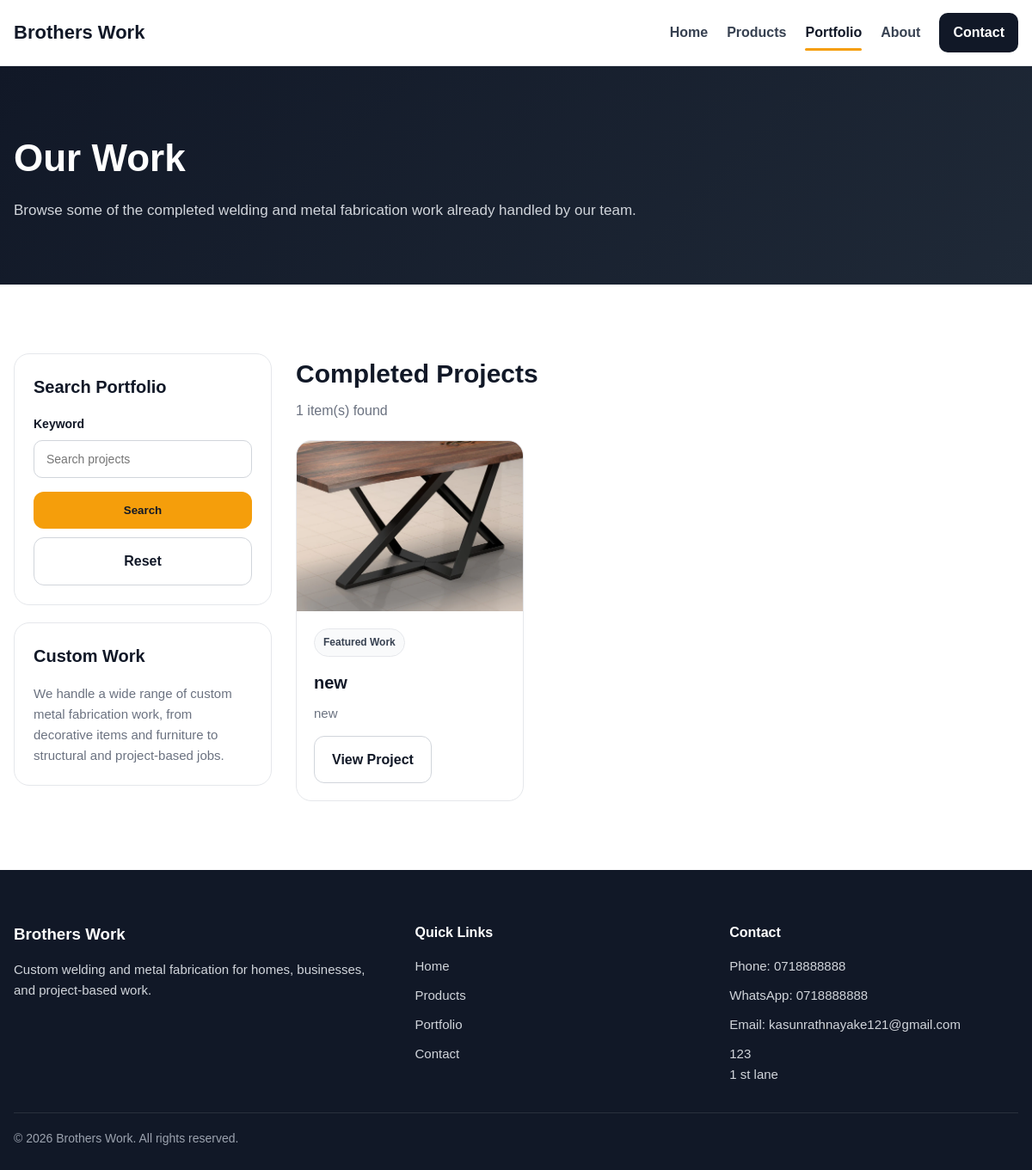
Screenshot of /portfolio.php with the database file from the repository.
### tables this page shows
CREATE TABLE `site_settings` (
  `id` int NOT NULL,
  `site_name` varchar(200) NOT NULL,
  `phone` varchar(50) DEFAULT NULL,
  `whatsapp` varchar(50) DEFAULT NULL,
  `email` varchar(150) DEFAULT NULL,
  `address` text,
  `hero_title` varchar(255) DEFAULT NULL,
  `hero_subtitle` text
);

CREATE TABLE `portfolio_items` (
  `id` int NOT NULL,
  `title` varchar(200) NOT NULL,
  `slug` varchar(220) NOT NULL,
  `short_description` text,
  `full_description` text,
  `is_featured` tinyint(1) DEFAULT '0',
  `status` tinyint(1) DEFAULT '1',
  `created_at` timestamp NULL DEFAULT CURRENT_TIMESTAMP
);

### includes/functions.php (called while the page is built, shortened)
<?php
function e($value): string
{
    return htmlspecialchars((string)($value ?? ''), ENT_QUOTES, 'UTF-8');
}
function get_site_settings(PDO $pdo): array
{
    $stmt = $pdo->query("SELECT * FROM site_settings ORDER BY id ASC LIMIT 1");
    $settings = $stmt->fetch();
    return $settings ?: [
        'site_name' => 'Welding Company',
        'phone' => '',
        'whatsapp' => '',
        'email' => '',
        'address' => '',
        'hero_title' => 'Custom Welding & Metal Fabrication',
        'hero_subtitle' => 'We build metal products and custom fabrication work for homes, businesses, and projects.'
    ];
}
function get_public_portfolio_items(PDO $pdo, string $search = ''): array
{
    $sql = "
        SELECT pi.*,
               (
                   SELECT pim.image_path
                   FROM portfolio_images pim
                   WHERE pim.portfolio_item_id = pi.id
                   ORDER BY pim.sort_order ASC, pim.id ASC
                   LIMIT 1
               ) AS primary_image
        FROM portfolio_items pi
        WHERE pi.status = 1
    ";
    $params = [];
    $sql .= " ORDER BY pi.is_featured DESC, pi.id DESC ";
    $stmt = $pdo->prepare($sql);
    $stmt->execute($params);
    return $stmt->fetchAll();
}

### portfolio.php (the view, shortened to what this page needs)
<?php
require_once __DIR__ . '/includes/db.php';
require_once __DIR__ . '/includes/functions.php';
$siteSettings = get_site_settings($pdo);
$search = trim($_GET['search'] ?? '');
$portfolioItems = get_public_portfolio_items($pdo, $search);
$frontendCssFiles = ['portfolio.css'];
require_once __DIR__ . '/includes/frontend-header.php';
?>
<section class="page-hero">
    <div class="container">
        <div class="page-hero-content">
            <h1>Our Work</h1>
            <p>
                Browse some of the completed welding and metal fabrication work already handled by our team.
            </p>
        </div>
    </div>
</section>
<section class="section">
    <div class="container">
        <div class="portfolio-layout">
            <aside class="portfolio-sidebar">
                <div class="sidebar-card">
                    <h3>Search Portfolio</h3>
                    <form method="GET" action="" class="public-filter-form">
                        <div class="form-group">
                            <label for="search">Keyword</label>
                            <input
                                type="text"
                                id="search"
                                name="search"
                                value="<?php echo e($search); ?>"
                                placeholder="Search projects"
                            >
                        </div>
                        <div class="filter-actions">
                            <button type="submit" class="btn btn-primary">Search</button>
                            <a href="<?php echo BASE_URL; ?>portfolio.php" class="btn btn-outline">Reset</a>
                        </div>
                    </form>
                </div>
                <div class="sidebar-card">
                    <h3>Custom Work</h3>
                    <p>
                        We handle a wide range of custom metal fabrication work, from decorative items and furniture to structural and project-based jobs.
                    </p>
                </div>
            </aside>
            <div class="portfolio-content">
                <div class="portfolio-toolbar">
                    <div>
                        <h2>Completed Projects</h2>
                        <p><?php echo count($portfolioItems); ?> item(s) found</p>
                    </div>
                </div>
                <?php if (!empty($portfolioItems)): ?>
                    <div class="card-grid">
                        <?php foreach ($portfolioItems as $item): ?>
                            <article class="common-card">
                                <div class="common-card-image">
                                    <?php if (!empty($item['primary_image'])): ?>
                                        <img src="<?php echo UPLOADS_URL . 'portfolio/' . e($item['primary_image']); ?>" alt="<?php echo e($item['title']); ?>">
                                    <?php else: ?>
                                        <div class="image-fallback">No Image</div>
                                    <?php endif; ?>
                                </div>
                                <div class="common-card-body">
                                    <div class="common-meta">
                                        <?php if ((int)$item['is_featured'] === 1): ?>
                                            <span>Featured Work</span>
                                        <?php endif; ?>
                                    </div>
                                    <h3><?php echo e($item['title']); ?></h3>
                                    <p>
                                        <?php echo e($item['short_description'] ?: 'Completed metal fabrication project.'); ?>
                                    </p>
                                    <a href="<?php echo BASE_URL; ?>portfolio-item.php?slug=<?php echo urlencode($item['slug']); ?>" class="btn btn-outline">
                                        View Project
                                    </a>
                                </div>
                            </article>
                        <?php endforeach; ?>
                    </div>
                <?php else: ?>
                    <div class="empty-public-state">
                        <p>No portfolio items found for the selected search.</p>
                    </div>
                <?php endif; ?>
            </div>
        </div>
    </div>
</section>
<?php require_once __DIR__ . '/includes/frontend-footer.php'; ?>

### includes/frontend-header.php (shortened to what this page needs)
<?php
$frontendCssFiles = $frontendCssFiles ?? [];
$currentPage = basename($_SERVER['PHP_SELF']);
$isHome = $currentPage === 'index.php';
$isProducts = in_array($currentPage, ['products.php', 'product.php'], true);
$isPortfolio = in_array($currentPage, ['portfolio.php', 'portfolio-item.php'], true);
$isAbout = $currentPage === 'about.php';
$isContact = $currentPage === 'contact.php';
?>
<!DOCTYPE html>
<html lang="en">
<head>
    <link rel="stylesheet" href="<?php echo ASSETS_URL; ?>css/frontend/shared.css">
    <?php foreach ($frontendCssFiles as $cssFile): ?>
        <link rel="stylesheet" href="<?php echo ASSETS_URL . 'css/frontend/' . e($cssFile); ?>">
    <?php endforeach; ?>
</head>
<body>
<header class="site-header">
    <div class="container header-inner">
        <a href="<?php echo BASE_URL; ?>" class="site-logo">
            <?php echo e($siteSettings['site_name'] ?: 'Welding Company'); ?>
        </a>
        <nav class="site-nav" id="siteNav">
            <a href="<?php echo BASE_URL; ?>" class="<?php echo $isHome ? 'active' : ''; ?>">Home</a>
            <a href="<?php echo BASE_URL; ?>products.php" class="<?php echo $isProducts ? 'active' : ''; ?>">Products</a>
            <a href="<?php echo BASE_URL; ?>portfolio.php" class="<?php echo $isPortfolio ? 'active' : ''; ?>">Portfolio</a>
            <a href="<?php echo BASE_URL; ?>about.php" class="<?php echo $isAbout ? 'active' : ''; ?>">About</a>
            <a href="<?php echo BASE_URL; ?>contact.php" class="nav-cta <?php echo $isContact ? 'active-cta' : ''; ?>">Contact</a>
        </nav>
    </div>
</header>

### includes/frontend-footer.php (shortened to what this page needs)
<footer class="site-footer">
    <div class="container footer-grid">
        <div class="footer-block">
            <h3><?php echo e($siteSettings['site_name'] ?: 'Welding Company'); ?></h3>
            <p>
                Custom welding and metal fabrication for homes, businesses, and project-based work.
            </p>
        </div>
        <div class="footer-block">
            <h4>Quick Links</h4>
            <ul>
                <li><a href="<?php echo BASE_URL; ?>">Home</a></li>
                <li><a href="<?php echo BASE_URL; ?>products.php">Products</a></li>
                <li><a href="<?php echo BASE_URL; ?>portfolio.php">Portfolio</a></li>
                <li><a href="<?php echo BASE_URL; ?>contact.php">Contact</a></li>
            </ul>
        </div>
        <div class="footer-block">
            <h4>Contact</h4>
            <ul>
                <?php if (!empty($siteSettings['phone'])): ?>
                    <li>Phone: <?php echo e($siteSettings['phone']); ?></li>
                <?php endif; ?>
                <?php if (!empty($siteSettings['whatsapp'])): ?>
                    <li>WhatsApp: <?php echo e($siteSettings['whatsapp']); ?></li>
                <?php endif; ?>
                <?php if (!empty($siteSettings['email'])): ?>
                    <li>Email: <?php echo e($siteSettings['email']); ?></li>
                <?php endif; ?>
                <?php if (!empty($siteSettings['address'])): ?>
                    <li><?php echo nl2br(e($siteSettings['address'])); ?></li>
                <?php endif; ?>
            </ul>
        </div>
    </div>
    <div class="container footer-bottom">
        <p>&copy; <?php echo date('Y'); ?> <?php echo e($siteSettings['site_name'] ?: 'Welding Company'); ?>. All rights reserved.</p>
    </div>
</footer>
</body>
</html>

### assets/css/frontend/shared.css (style rules this page uses)
* { box-sizing: border-box; margin: 0; padding: 0; }
html, body { min-height: 100%; }
body { font-family: Arial, sans-serif; color: #111827; background: #ffffff; line-height: 1.6; }
a { text-decoration: none; color: inherit; }
img { max-width: 100%; display: block; }
.container { width: min(1200px, calc(100% - 32px)); margin: 0 auto; }
.section { padding: 80px 0; }
.btn { display: inline-flex; align-items: center; justify-content: center; border-radius: 12px; padding: 14px 20px; font-weight: 700; transition: 0.2s ease; border: none; cursor: pointer; }
.btn-primary { background: #f59e0b; color: #111827; }
.btn-outline { border: 1px solid #d1d5db; color: #111827; background: #ffffff; }
.site-header { position: sticky; top: 0; z-index: 1000; background: rgba(255, 255, 255, 0.95); backdrop-filter: blur(10px); border-bottom: 1px solid #e5e7eb; }
.header-inner { min-height: 76px; display: flex; align-items: center; justify-content: space-between; gap: 20px; }
.site-logo { font-size: 22px; font-weight: 800; color: #111827; }
.site-nav { display: flex; align-items: center; gap: 22px; }
.site-nav a { position: relative; font-weight: 600; color: #374151; transition: 0.2s ease; }
.site-nav a.active { color: #111827; }
.site-nav a.active::after { content: ""; position: absolute; left: 0; bottom: -8px; width: 100%; height: 3px; border-radius: 999px; background: #f59e0b; }
.site-nav .nav-cta { background: #111827; color: #ffffff; padding: 10px 16px; border-radius: 10px; }
.site-footer { background: #111827; color: #ffffff; padding-top: 60px; }
.footer-grid { display: grid; grid-template-columns: 1.3fr 1fr 1fr; gap: 30px; padding-bottom: 32px; }
.footer-block h3, .footer-block h4 { margin-bottom: 14px; }
.footer-block p, .footer-block li, .footer-block a { color: #d1d5db; font-size: 15px; }
.footer-block ul { list-style: none; display: flex; flex-direction: column; gap: 10px; }
.footer-bottom { border-top: 1px solid rgba(255, 255, 255, 0.1); padding: 18px 0 26px; }
.footer-bottom p { color: #9ca3af; font-size: 14px; }
.card-grid { display: grid; grid-template-columns: repeat(3, minmax(0, 1fr)); gap: 22px; }
.common-card { background: #ffffff; border: 1px solid #e5e7eb; border-radius: 18px; overflow: hidden; transition: 0.25s ease; }
.common-card-image { aspect-ratio: 4 / 3; background: #f3f4f6; }
.common-card-image img { width: 100%; height: 100%; object-fit: cover; }
.common-card-body { padding: 20px; }
.common-card-body h3 { font-size: 20px; margin-bottom: 8px; color: #111827; }
.common-card-body p { color: #6b7280; font-size: 15px; margin-bottom: 14px; }
.common-meta { display: flex; flex-wrap: wrap; gap: 10px; margin-bottom: 14px; }
.common-meta span { background: #f9fafb; border: 1px solid #e5e7eb; color: #374151; padding: 6px 10px; border-radius: 999px; font-size: 12px; font-weight: 700; }

### assets/css/frontend/portfolio.css (style rules this page uses)
.page-hero { background: linear-gradient(135deg, #111827 0%, #1f2937 100%); color: #ffffff; padding: 72px 0; }
.page-hero-content { max-width: 760px; }
.page-hero-content h1 { font-size: 44px; margin-bottom: 12px; }
.page-hero-content p { color: #d1d5db; font-size: 17px; }
.portfolio-layout { display: grid; grid-template-columns: 300px 1fr; gap: 28px; }
.portfolio-sidebar { display: flex; flex-direction: column; gap: 20px; }
.sidebar-card { background: #ffffff; border: 1px solid #e5e7eb; border-radius: 18px; padding: 22px; }
.sidebar-card h3 { font-size: 20px; margin-bottom: 16px; color: #111827; }
.sidebar-card p { color: #6b7280; font-size: 15px; }
.public-filter-form .form-group { margin-bottom: 16px; }
.public-filter-form label { display: block; margin-bottom: 8px; font-size: 14px; font-weight: 700; }
.public-filter-form input { width: 100%; padding: 13px 14px; border: 1px solid #d1d5db; border-radius: 10px; outline: none; font-size: 14px; background: #ffffff; color: #111827; }
.filter-actions { display: flex; flex-direction: column; gap: 10px; }
.portfolio-toolbar { margin-bottom: 22px; }
.portfolio-toolbar h2 { font-size: 30px; color: #111827; margin-bottom: 6px; }
.portfolio-toolbar p { color: #6b7280; }

### rows the page displays
site_settings: site_name "Brothers Work", phone "0718888888", whatsapp "0718888888", email "kasunrathnayake121@gmail.com", address "123 1 st lane"
portfolio_items: is_featured "Featured Work", title "new", short_description "new"

### other values shown
count($portfolioItems) "1"
